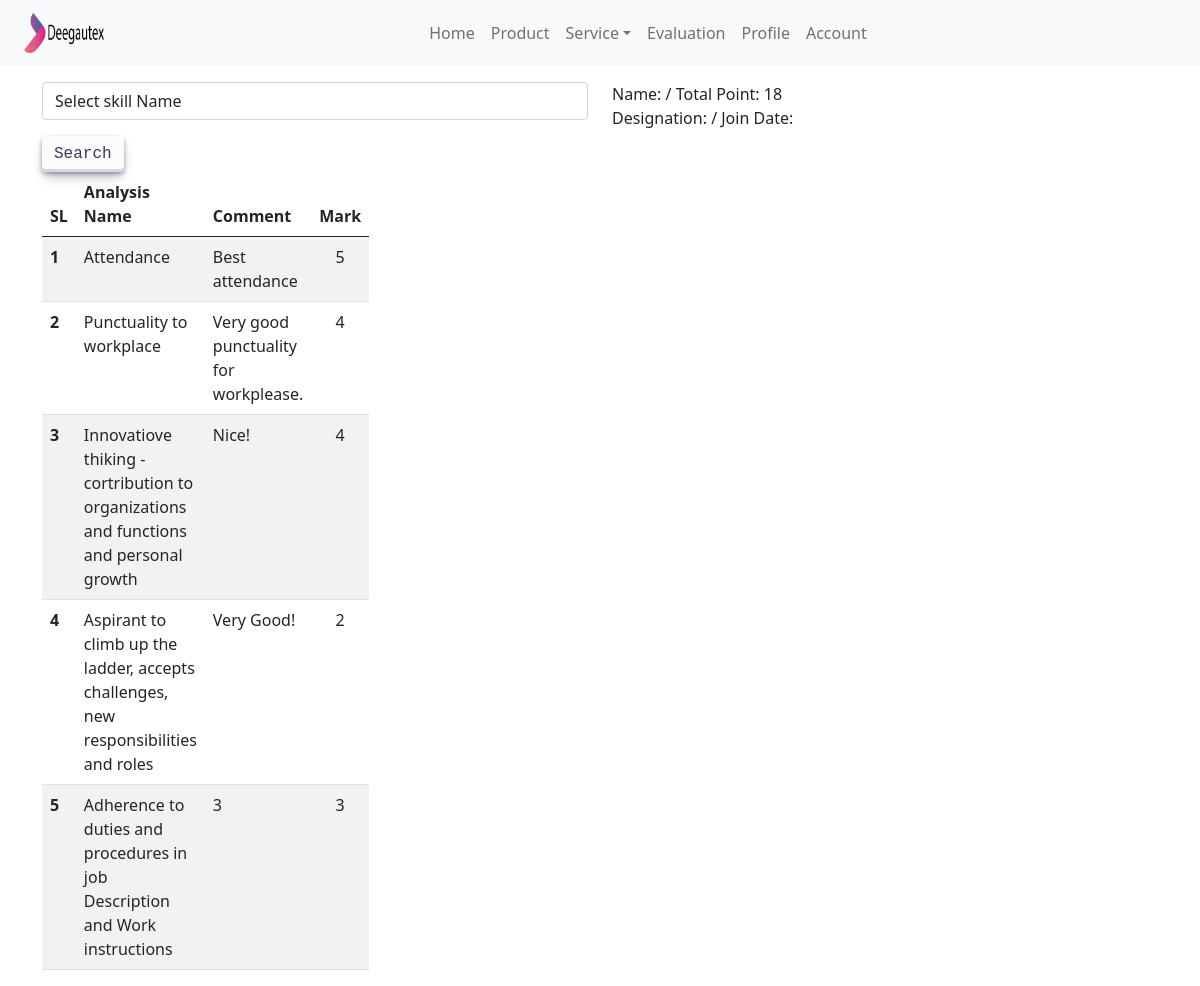
The page /evaluationMarkSubmite.php (signed in) on the database its author committed.
### tables this page shows
CREATE TABLE `tb_evaluation` (
  `id` int(11) NOT NULL,
  `skill_Id` int(11) DEFAULT NULL,
  `mark_Id` int(11) DEFAULT NULL,
  `mark` varchar(10) DEFAULT NULL,
  `employee_Id` int(11) DEFAULT NULL,
  `E_date` date DEFAULT NULL,
  `comment` varchar(255) DEFAULT NULL
);

CREATE TABLE `tb_mark` (
  `id` int(11) NOT NULL,
  `skill_Id` int(11) DEFAULT NULL,
  `Analysis_Name` varchar(255) DEFAULT NULL,
  `Mark` int(11) DEFAULT NULL
);

### evaluationMarkSubmite.php (the view, shortened to what this page needs)
<?php
include 'dbconfig.php';
    if(isset($_SESSION['Id']) && isset($_SESSION['E_Name']))
    {
?>
<!DOCTYPE html>
<html lang="en">
<head>
    <link rel="stylesheet" href="https://cdnjs.cloudflare.com/ajax/libs/font-awesome/4.7.0/css/font-awesome.min.css">
    <link href="https://cdn.jsdelivr.net/npm/bootstrap@5.0.2/dist/css/bootstrap.min.css" rel="stylesheet">
    <link rel="stylesheet" href="styleProductFilter.css" media="screen">
</head>
<body>
<?php
include 'menuBar.php';
if(isset($_GET['id']))
{
    $Eid = $_GET['id'];
}
else
{
    $Eid = '';
}
$totalPoint = "SELECT SUM(mark) FROM `tb_evaluation` WHERE employee_Id = '$Eid'";
$PointResult = mysqli_query($conn,$totalPoint);
while($row = mysqli_fetch_array($PointResult))
{
    $point = $row['SUM(mark)'];
}
?>
<section>
    <div class="container">
        <div class="row mt-3">
            <div class="col-6">
                <form action="" method="POST">
                    <select name="cbxSkill" class="form-control" id="skill">
                        <option selected disabled>Select skill Name</option>
                    </select>
                    <button name="btnSearch" type="submit" class="button-30 mt-3">Search</button>
                </form>
            </div>
            <div class="col-6">
                <label for="">Name: <?php echo $name;?> / Total Point: <?php echo $point;?></label><br>
                <label for="">Designation: <?php echo $desig;?></label>
                <label for=""> / Join Date: <?php echo $JDate;?></label>
            </div>
        </div>
    </div>
</section>
<section>
    <div class="container">
        <div class="row">
            <div class="col-md-6">
        <div class="col-md-6">
        <table class="table table-striped">
            <thead>
                <tr>
                    <th scope="col">SL</th>
                    <th scope="col">Analysis Name</th>
                    <th scope="col">Comment</th>
                    <th scope="col">Mark</th>
                </tr>
            </thead>
            <tbody>
                <?php
                    $sqlDataShow = "SELECT * FROM `tb_evaluation` WHERE employee_Id = '$Eid'";
                    $SQLRESULTSHOW = mysqli_query($conn, $sqlDataShow);
                    $i=1;
                    foreach($SQLRESULTSHOW as $row){?>
                        <tr>
                        <th scope="row"><?=$i;?></th>
                        <?php $m2Id = $row['mark_Id'];?>
                            <?php
                                $sqlCData = "SELECT mrk.Analysis_Name FROM `tb_mark` AS mrk WHERE id=$m2Id";
                                $sqlCResult = mysqli_query($conn,$sqlCData);
                                foreach($sqlCResult as $re)
                                {?>
                                    <td><?=$re['Analysis_Name'];?></td>
                            <?php    }
                            ?>
                            <td><?php echo $row['comment'];?></td>
                            <td class="text-center"><?php echo $row['mark'];?></td>
                        </tr>
                <?php  $i++;  }
                ?>
            </tbody>
            </table>
        </div>
        </div>
    </div>
</section>
</body>
</html>
<?php
    }
    else{
        header("Location: log.php");
        exit();
    }
?>

### styleProductFilter.css (style rules this page uses)
.button-30 { align-items: center; appearance: none; background-color: #FCFCFD; border-radius: 4px; border-width: 0; box-shadow: rgba(45, 35, 66, 0.4) 0 2px 4px,rgba(45, 35, 66, 0.3) 0 7px 13px -3px,#D6D6E7 0 -3px 0 inset; box-sizing: border-box; color: #36395A; cursor: pointer; display: inline-flex; font-family: "JetBrains Mono",monospace; height: 36px; justify-content: center; line-height: 1; list-style: none; overflow: hidden; padding-left: 12px; padding-right: 12px; position: relative; text-align: left; text-decoration: none; transition: box-shadow .15s,transform .15s; user-select: none; -webkit-user-select: none; touch-action: manipulation; white-space: nowrap; will-change: box-shadow,transform; font-size: 1rem; }

### rows shown on the page
tb_evaluation: comment "Best attendance", mark "5"
tb_mark: Analysis_Name "Attendance"
tb_evaluation: comment "Very good punctuality for workplease.", mark "4"
tb_mark: Analysis_Name "Punctuality to workplace"
tb_evaluation: comment "Nice!", mark "4"
tb_mark: Analysis_Name "Innovatiove thiking - cortribution to organizations and functions and personal growth"
tb_evaluation: comment "Very Good!", mark "2"
tb_mark: Analysis_Name "Aspirant to climb up the ladder, accepts challenges, new responsibilities and roles"
tb_evaluation: comment "3", mark "3"
tb_mark: Analysis_Name "Adherence to duties and procedures in job Description and Work instructions"

### other values the page prints
$point "18"
